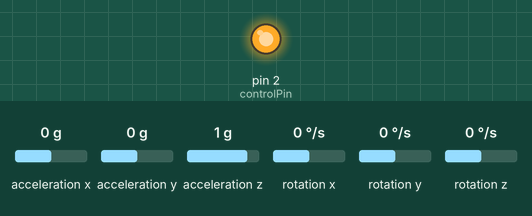
A sketch run on a simulated Arduino Uno, built with avr-gcc and run on an emulated ATmega328P. Shown: output pins drawn as LEDs (lit = HIGH). Inputs (shaded band) come from the test bench; at power-on: acceleration x 0 g, acceleration y 0 g, acceleration z 1 g, rotation x 0 °/s, rotation y 0 °/s, rotation z 0 °/s.

Above: at 1.2 s.
1.3 s: acceleration x set to 0.2 g
2.8 s: acceleration x set to 0.5 g
At 4.0 s:
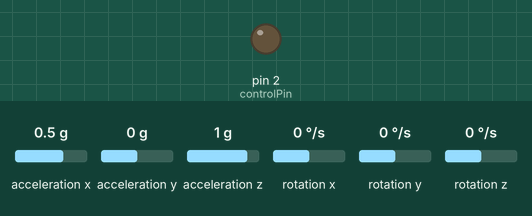
4.3 s: acceleration x set to -1.4 g
At 5.2 s:
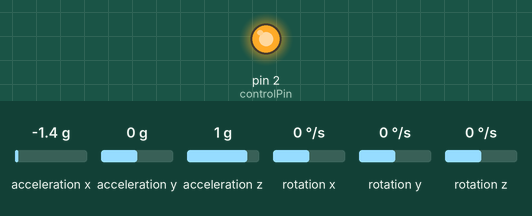
5.8 s: acceleration x set to 0.8 g
At 6.1 s:
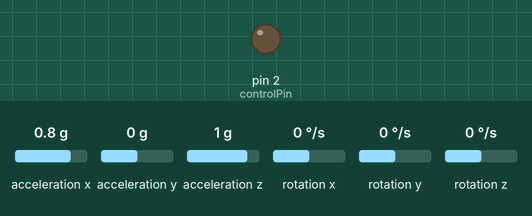
Timing chart, 0 to 8.3 s (numbered marks = the images above; inputs shaded):
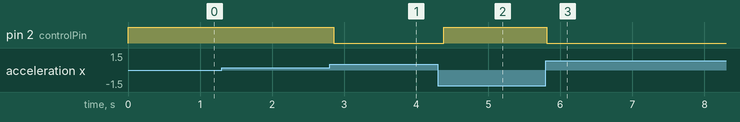

The sketch:

tilt_control_report_transcription.ino
```cpp
#include <Wire.h>
#include <MPU6050.h>

MPU6050 mpu;

int controlPin = 2;

void setup() {
  Wire.begin();
  mpu.initialize();
  pinMode(controlPin, OUTPUT);
}

void loop() {
  int16_t ax, ay, az;
  mpu.getAcceleration(&ax, &ay, &az);

  // ONLY RIGHT tilt
  if (ax > 5000) {
    digitalWrite(controlPin, LOW);  // RUN
  }
  else {
    digitalWrite(controlPin, HIGH); // STOP
  }

  delay(100);
}
```

Measured:
- the behaviour switches between 0.3 and 0.4 g on acceleration x (found by bisection; images 0 and 1)
- after the input at 1.3 s, every drawn part: stays the same
- after the input at 2.8 s, pin 2 (controlPin): HIGH → LOW after 0.06 s
- after the input at 4.3 s, pin 2 (controlPin): LOW → HIGH after 0.08 s
- after the input at 5.8 s, pin 2 (controlPin): HIGH → LOW at once
